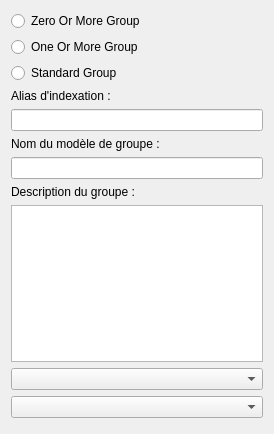
<?xml version="1.0" encoding="UTF-8"?>
<ui version="4.0">
 <class>INGroupWidget</class>
 <widget class="QWidget" name="INGroupWidget">
  <property name="geometry">
   <rect>
    <x>0</x>
    <y>0</y>
    <width>274</width>
    <height>434</height>
   </rect>
  </property>
  <property name="sizePolicy">
   <sizepolicy hsizetype="Fixed" vsizetype="Expanding">
    <horstretch>0</horstretch>
    <verstretch>0</verstretch>
   </sizepolicy>
  </property>
  <property name="windowTitle">
   <string>Form</string>
  </property>
  <layout class="QVBoxLayout" name="verticalLayout">
   <item>
    <widget class="QRadioButton" name="rb_zeroormore">
     <property name="text">
      <string>Zero Or More Group</string>
     </property>
    </widget>
   </item>
   <item>
    <widget class="QRadioButton" name="rb_oneormore">
     <property name="text">
      <string>One Or More Group</string>
     </property>
    </widget>
   </item>
   <item>
    <widget class="QRadioButton" name="rb_standard">
     <property name="text">
      <string>Standard Group</string>
     </property>
    </widget>
   </item>
   <item>
    <widget class="QLabel" name="label">
     <property name="text">
      <string>Alias d'indexation :</string>
     </property>
    </widget>
   </item>
   <item>
    <widget class="QLineEdit" name="alias"/>
   </item>
   <item>
    <widget class="QLabel" name="label_2">
     <property name="text">
      <string>Nom du modèle de groupe :</string>
     </property>
    </widget>
   </item>
   <item>
    <widget class="QLineEdit" name="modelName">
     <property name="sizePolicy">
      <sizepolicy hsizetype="Preferred" vsizetype="Fixed">
       <horstretch>0</horstretch>
       <verstretch>0</verstretch>
      </sizepolicy>
     </property>
    </widget>
   </item>
   <item>
    <widget class="QLabel" name="label_3">
     <property name="text">
      <string>Description du groupe :</string>
     </property>
    </widget>
   </item>
   <item>
    <widget class="QPlainTextEdit" name="modelDescription">
     <property name="sizePolicy">
      <sizepolicy hsizetype="Preferred" vsizetype="Expanding">
       <horstretch>0</horstretch>
       <verstretch>0</verstretch>
      </sizepolicy>
     </property>
    </widget>
   </item>
   <item>
    <widget class="QComboBox" name="cb_choiceMode"/>
   </item>
   <item>
    <widget class="QComboBox" name="cb_finderMode"/>
   </item>
   <item>
    <spacer name="verticalSpacer">
     <property name="orientation">
      <enum>Qt::Vertical</enum>
     </property>
     <property name="sizeHint" stdset="0">
      <size>
       <width>20</width>
       <height>40</height>
      </size>
     </property>
    </spacer>
   </item>
  </layout>
 </widget>
 <resources/>
 <connections/>
</ui>
